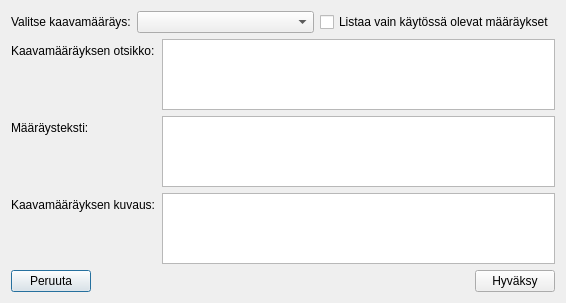
<?xml version="1.0" encoding="UTF-8"?>
<ui version="4.0">
 <class>DialogChooseRegulation</class>
 <widget class="QDialog" name="DialogChooseRegulation">
  <property name="geometry">
   <rect>
    <x>0</x>
    <y>0</y>
    <width>566</width>
    <height>303</height>
   </rect>
  </property>
  <property name="windowTitle">
   <string>Dialog</string>
  </property>
  <layout class="QVBoxLayout" name="verticalLayout">
   <item>
    <layout class="QHBoxLayout" name="horizontalLayout_2">
     <item>
      <widget class="QLabel" name="label">
       <property name="text">
        <string>Valitse kaavamääräys:</string>
       </property>
      </widget>
     </item>
     <item>
      <widget class="QComboBox" name="comboBoxRegulationTitles">
       <property name="sizePolicy">
        <sizepolicy hsizetype="MinimumExpanding" vsizetype="Fixed">
         <horstretch>0</horstretch>
         <verstretch>0</verstretch>
        </sizepolicy>
       </property>
      </widget>
     </item>
     <item>
      <widget class="QCheckBox" name="checkBoxShowOnlyUsedRegulations">
       <property name="text">
        <string>Listaa vain käytössä olevat määräykset</string>
       </property>
      </widget>
     </item>
    </layout>
   </item>
   <item>
    <layout class="QFormLayout" name="formLayout">
     <item row="0" column="0">
      <widget class="QLabel" name="label_2">
       <property name="text">
        <string>Kaavamääräyksen otsikko:</string>
       </property>
      </widget>
     </item>
     <item row="0" column="1">
      <widget class="QPlainTextEdit" name="plainTextEditRegulationTitle"/>
     </item>
     <item row="1" column="0">
      <widget class="QLabel" name="label_3">
       <property name="text">
        <string>Määräysteksti:</string>
       </property>
      </widget>
     </item>
     <item row="1" column="1">
      <widget class="QPlainTextEdit" name="plainTextEditRegulationText"/>
     </item>
     <item row="2" column="0">
      <widget class="QLabel" name="label_4">
       <property name="text">
        <string>Kaavamääräyksen kuvaus:</string>
       </property>
      </widget>
     </item>
     <item row="2" column="1">
      <widget class="QPlainTextEdit" name="plainTextEditRegulationDescription"/>
     </item>
    </layout>
   </item>
   <item>
    <layout class="QHBoxLayout" name="horizontalLayout">
     <item>
      <widget class="QPushButton" name="pushButtonCancel">
       <property name="text">
        <string>Peruuta</string>
       </property>
      </widget>
     </item>
     <item>
      <spacer name="horizontalSpacer">
       <property name="orientation">
        <enum>Qt::Horizontal</enum>
       </property>
       <property name="sizeHint" stdset="0">
        <size>
         <width>40</width>
         <height>20</height>
        </size>
       </property>
      </spacer>
     </item>
     <item>
      <widget class="QPushButton" name="pushButtonAccept">
       <property name="text">
        <string>Hyväksy</string>
       </property>
      </widget>
     </item>
    </layout>
   </item>
  </layout>
 </widget>
 <resources/>
 <connections/>
</ui>
